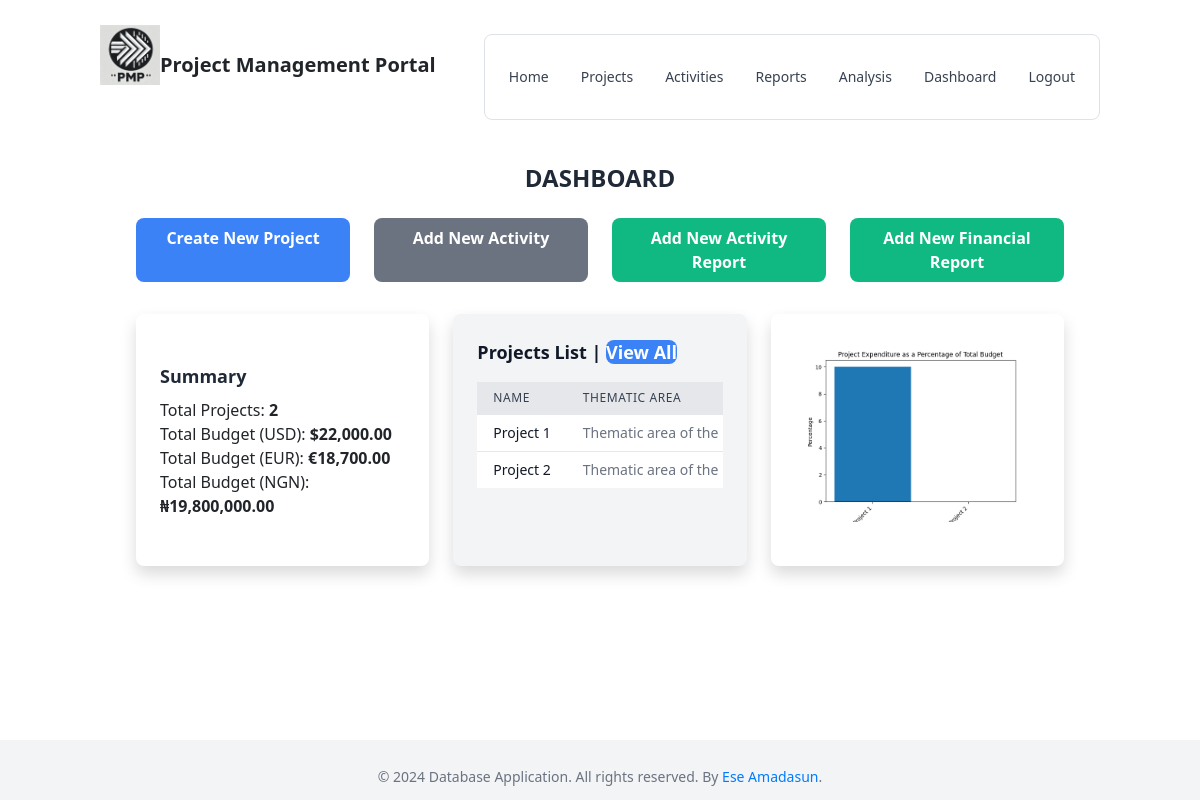
/index, run on the app's committed database.
### models.py (models this page shows)
class Project(db.Model):
    __tablename__ = 'project'
    id = db.Column(db.Integer, primary_key=True)
    name = db.Column(db.String(100), nullable=False)
    donor = db.Column(db.String(100))
    thematic_area = db.Column(db.String(100))
    start_date = db.Column(db.DateTime)
    end_date = db.Column(db.DateTime)
    project_amount = db.Column(db.Float)
    activities = db.relationship('Activity', backref='project', lazy=True)
    financial_reports = db.relationship('FinancialReport', backref='project', lazy=True)

### views.py (the view)
@main.route('/index')
def index():
    project_count = Project.query.count()
    projects = Project.query.all()
    exchange_rates = {'EUR': 0.85, 'USD': 1, 'NGN': 900}
    total_budget_usd = db.session.query(db.func.sum(Project.project_amount)).scalar() or 0
    total_budget_eur = total_budget_usd * exchange_rates['EUR']
    total_budget_ngn = total_budget_usd * exchange_rates['NGN']
    formatted_total_budget_usd = "{:,.2f}".format(total_budget_usd)
    formatted_total_budget_eur = "{:,.2f}".format(total_budget_eur)
    formatted_total_budget_ngn = "{:,.2f}".format(total_budget_ngn)
    return render_template('dashboard.html',
                           project_count=project_count,
                           projects=projects,
                           total_budget_usd=formatted_total_budget_usd,
                           total_budget_eur=formatted_total_budget_eur,
                           total_budget_ngn=formatted_total_budget_ngn)

### app.py (called while the page is built)
def format_currency(value):
    if value is None or isinstance(value, str) and not value.isdigit():
        return 'N/A'
    try:
        return "${:,.2f}".format(float(value))
    except (ValueError, TypeError):
        return 'N/A'

### templates/dashboard.html (shortened to what this page needs)
{% extends 'base.html' %}
{% block content %}
<div class="container mx-auto px-4 py-8">
    <h1 class="text-2xl font-semibold text-gray-800 mb-4">DASHBOARD</h1>
    <div class="grid grid-cols-1 sm:grid-cols-2 md:grid-cols-4 gap-4 mb-8">
        <a href="{{ url_for('main.create_project') }}" class="block px-6 py-2 bg-blue-500 hover:bg-blue-700 text-white font-bold rounded-lg text-center">Create New Project</a>
        <a href="{{ url_for('main.activity') }}" class="block px-6 py-2 bg-gray-500 hover:bg-gray-700 text-white font-bold rounded-lg text-center">Add New Activity</a>
        <a href="{{ url_for('main.report') }}" class="block px-6 py-2 bg-green-500 hover:bg-green-700 text-white font-bold rounded-lg text-center">Add New Activity Report</a>
        <a href="{{ url_for('main.financial_report') }}" class="block px-6 py-2 bg-green-500 hover:bg-green-700 text-white font-bold rounded-lg text-center">Add New Financial Report</a>
    </div>
    <div class="grid grid-cols-1 md:grid-cols-2 lg:grid-cols-3 gap-6">
        <div class="bg-white shadow rounded-lg p-4 aspect-square flex items-center justify-center">
            <div>
                <h2 class="text-lg font-semibold text-gray-800 mb-2">Summary</h2>
                <p>Total Projects: <span class="font-bold">{{ project_count }}</span></p>
                <p>Total Budget (USD): <span class="font-bold">${{ total_budget_usd }}</span></p>
                <p>Total Budget (EUR): <span class="font-bold">€{{ total_budget_eur }}</span></p>
                <p>Total Budget (NGN): <span class="font-bold">₦{{ total_budget_ngn }}</span></p>
            </div>
        </div>
        <div class="bg-gray-100 shadow rounded-lg p-4 aspect-square">
            <h2 class="text-lg font-semibold text-gray-900 mb-3">Projects List | <a href="{{ url_for('main.project_list') }}" class="bg-blue-500 hover:bg-blue-700 text-white font-bold rounded-lg text-center">View All</a></h2>
            <div class="overflow-auto">
                <table class="min-w-full divide-y divide-gray-200">
                    <thead class="bg-gray-200">
                        <tr>
                            <th class="px-3 py-2 text-left text-xs font-medium text-gray-700 uppercase tracking-wider">Name</th>
                            <th class="px-3 py-2 text-left text-xs font-medium text-gray-700 uppercase tracking-wider">Thematic Area</th>
                        </tr>
                    </thead>
                    <tbody class="bg-white divide-y divide-gray-200">
                        {% for project in projects %}
                        <tr>
                            <td class="px-3 py-2 whitespace-nowrap text-sm font-medium text-gray-900">{{ project.name }}</td>
                            <td class="px-3 py-2 whitespace-nowrap text-sm text-gray-500">{{ project.thematic_area }}</td>
                        </tr>
                        {% else %}
                        <tr>
                            <td colspan="3" class="px-3 py-2 whitespace-nowrap text-center text-sm text-gray-500">No projects found.</td>
                        </tr>
                        {% endfor %}
                    </tbody>
                </table>
            </div>
        </div>
        <div class="bg-white shadow rounded-lg p-4 aspect-square">
            <img src="{{ url_for('main.dynamic_chart') }}" alt="Project Expenditure Chart">
        </div>
    </div>
</div>
{% endblock %}

### static/css/styles.css (style rules this page uses)
body { font-family: Arial, sans-serif; }
h1 { color: #333; text-align: center; margin-bottom: 20px; }
body { margin: 0; font-family: 'Arial', sans-serif; background-color: #f5f5f5; }
img { max-width: 100%; height: auto; margin-bottom: 20px; }
p { font-size: 16px; line-height: 1.5; margin-bottom: 10px; }

### data on the page
Project: name "Project 1", thematic_area "Thematic area of the…"
Project: name "Project 2", thematic_area "Thematic area of the…"

### other printed values
{{ project_count }} "2"
{{ total_budget_usd }} "22,000.00"
{{ total_budget_eur }} "18,700.00"
{{ total_budget_ngn }} "19,800,000.00"
